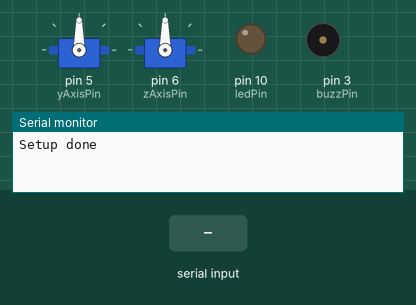
A sketch run on a simulated Arduino Uno, built with avr-gcc and run on an emulated ATmega328P. Shown: 2 × servo, output pins drawn as LEDs (lit = HIGH), buzzer (waves = sounding), the last lines printed to the serial monitor. The inputs (shaded band) are chosen by the test bench.

Above: at 2.2 s.
2.3 s: "1\n" received over Serial
At 3.1 s:
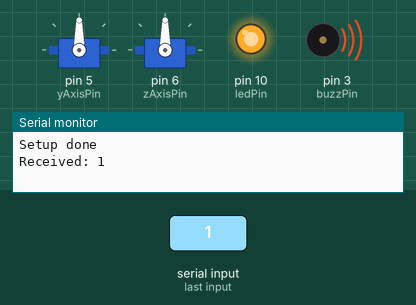
At 3.8 s:
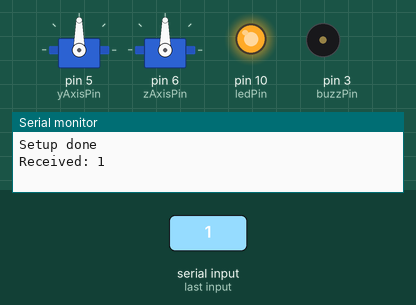
Timing chart, 0 to 5.8 s (numbered marks = the images above; inputs shaded):
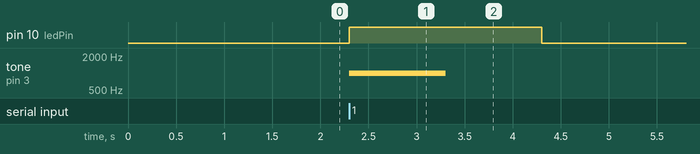

Measured:
- after the input at 2.3 s, pin 10 (ledPin): LOW → HIGH at once, → LOW 2.0 s later; tone on pin 3 (buzzPin): silent → 1000 Hz at once, → silent 1.0 s later

The sketch:

camera_control.ino
```cpp
#include <Servo.h>

void swapInt(int &a, int &b);
void buzz_sound(int pin, int pitch, int time);
void test_z_rot(int start, int low, int high);

// Pinout
#define yAxisPin 5
#define zAxisPin 6

#define ledPin 10
#define buzzPin 3

// Settings
int zAxisLowLimit = 0;
int zAxisHighLimit = 180;
int yAxisLowLimit = 0;
int yAxisHighLimit = 180;

bool invertedZ = false;
bool invertedY = false;

int alarmTime = 1000;
int alarmPitch = 1000;
int alarmEnabled = true;

// Variables and objects
Servo yAxisServo;
Servo zAxisServo;

int zStartAng = 90;
int yStartAng = 90;

int yAxisAngle = 90;
int zAxisAngle = 90;

int angVal = 0;


// States
bool intruderDetected = false;

void setup() {
  // if(invertedY){
  //   swapInt(yAxisHighLimit, yAxisLowLimit);
  // }
  // if(invertedZ){
  //   swapInt(zAxisHighLimit, zAxisLowLimit);
  // }

  pinMode(ledPin, OUTPUT);

  yAxisServo.attach(yAxisPin, yAxisLowLimit, yAxisHighLimit);
  zAxisServo.attach(zAxisPin, zAxisLowLimit, zAxisHighLimit);

  yAxisAngle = yStartAng;
  zAxisAngle = zStartAng;

  yAxisServo.write(yAxisAngle);
  zAxisServo.write(zAxisAngle);

  Serial.begin(9600);
  Serial.println("Setup done");

  delay(1000);

}

void loop() {
  if (Serial.available() > 0) {
    angVal = Serial.parseInt();
    Serial.print("Received: ");
    Serial.println(angVal);

    if(angVal == 1){
      intruderDetected = true;
    }

    // zAxisAngle = angVal;
    // yAxisAngle = angVal;

    // move_camera(yAxisAngle, zAxisAngle);
  }

  // test_z_rot(zStartAng, zAxisHighLimit, zAxisLowLimit);

  if(alarmEnabled){
    if(intruderDetected == 1){
      digitalWrite(ledPin, HIGH);

      // buzzer
      buzz_sound(buzzPin, alarmPitch, alarmTime);

      intruderDetected = false;

    } else {
      digitalWrite(ledPin, LOW);
    }
  }

}

void move_camera(int yAngle, int zAngle){
  yAxisServo.write(yAngle);
  zAxisServo.write(zAngle);
}

void swapInt(int &a, int &b) {
  int c = a;

  a = b;
  b = c;
}

void test_z_rot(int start, int low, int high){
  int i;
  for(i=start; i<high; i++){
    move_camera(i, zAxisAngle);
    delay(50);
  }

  for(i=high; i>low; i--){
    move_camera(i, zAxisAngle);
    delay(50);
  }

  for(i=low; i<start; i++){
    move_camera(i, zAxisAngle);
    delay(50);
  }
}

void buzz_sound(int pin, int pitch, int time){
  tone(pin, pitch);
  delay(time);
  noTone(pin);
}
```
